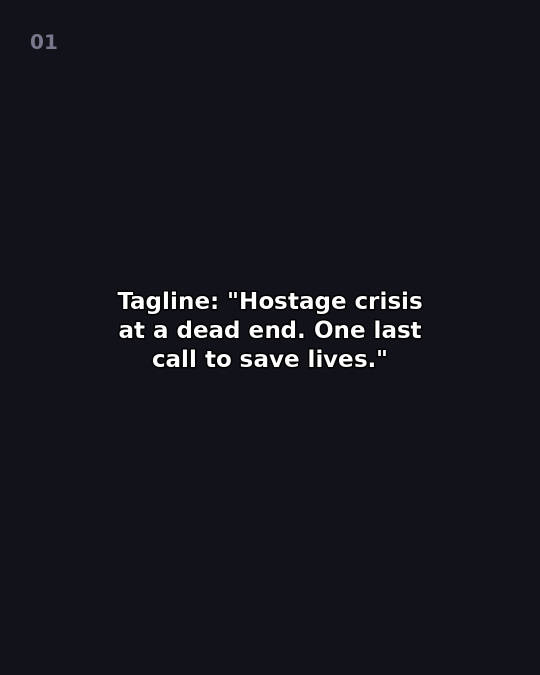
#> input picture media/carousel_2e8dfed3a4fd4a09afeee094f35c6d90_slide_2.jpg, 1080 x 1350 px (shown at 1/2 size)
$ python -i carousel_builder.py   (imports and definitions only)
#> lines starting #> are read from the running program, lines starting #| are printed output that depends on the picture
#> further down, picture is the input picture: PIL image 1080x1350 RGB; mean R, G, B 21.4, 21.4, 29.2
"""
carousel_builder.py
Generate slide carousel (gambar statis) buat Instagram carousel post.
Pakai PIL, bukan ffmpeg -- lebih ringan & cepat dari video Reels.
"""

import os
import textwrap
from io import BytesIO
import requests
from PIL import Image, ImageDraw, ImageFilter, ImageFont, ImageEnhance

WIDTH, HEIGHT = 1080, 1350  # rasio 4:5 -- rasio carousel yang disarankan Instagram
FONT_DIR = os.path.join(os.path.dirname(__file__), "fonts")
FONT_BOLD = os.path.join(FONT_DIR, "Poppins-Bold.ttf")
FONT_REGULAR = os.path.join(FONT_DIR, "Poppins-Regular.ttf")
FALLBACK_FONT = "/data/data/com.termux/files/usr/share/fonts/TTF/DejaVuSans-Bold.ttf"


# [13 lines left out: functions _load_font, _download_image, not called in this run]


def _blurred_letterbox(img):
    """Gambar utuh di tengah + background blur -- sama seperti teknik di video_builder.py."""
    bg_ratio = max(WIDTH / img.width, HEIGHT / img.height)
#> bg_ratio = 1
    bg = img.resize((int(img.width * bg_ratio) + 1, int(img.height * bg_ratio) + 1))
    left = (bg.width - WIDTH) // 2
#> left = 0
    top = (bg.height - HEIGHT) // 2
#> top = 0
    bg = bg.crop((left, top, left + WIDTH, top + HEIGHT))
#> bg: PIL image 1080x1350 RGB
    bg = bg.filter(ImageFilter.GaussianBlur(35))
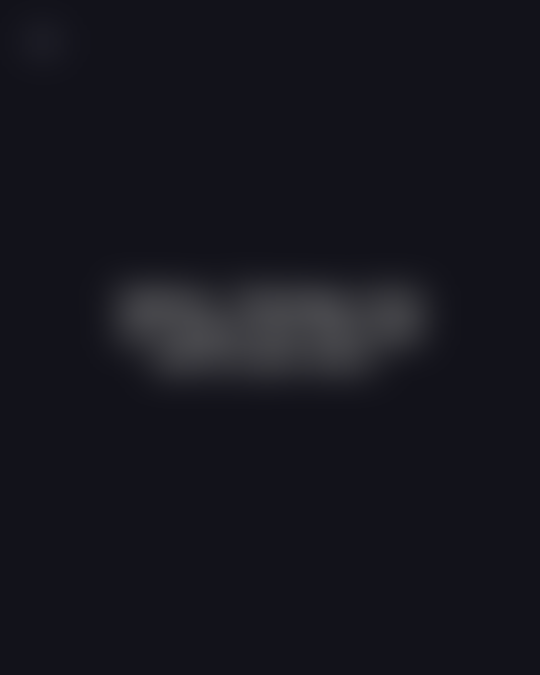
#> bg: PIL image 1080x1350 RGB (shown at 1/2 size); mean R, G, B 21.4, 21.4, 29.2
    bg = ImageEnhance.Brightness(bg).enhance(0.55)
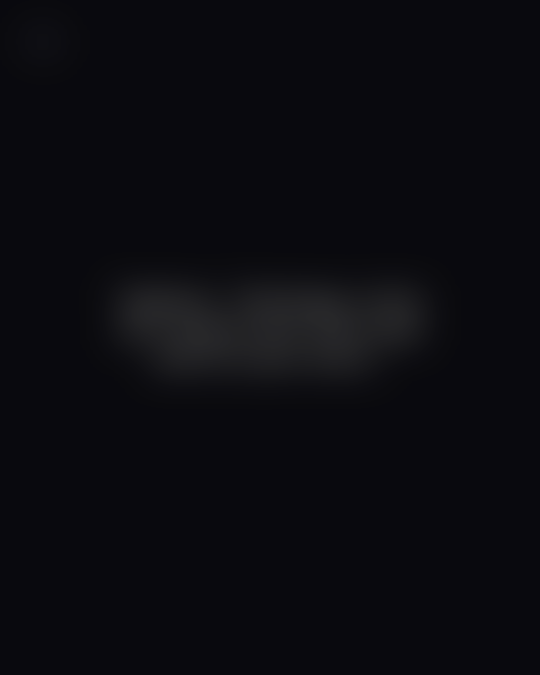
#> bg: PIL image 1080x1350 RGB (shown at 1/2 size); mean R, G, B 11, 11, 15.7

    fg_ratio = min(WIDTH / img.width, HEIGHT / img.height)
#> fg_ratio = 1
    fg = img.resize((int(img.width * fg_ratio), int(img.height * fg_ratio)))
    canvas = bg.copy()
    x = (WIDTH - fg.width) // 2
#> x = 0
    y = (HEIGHT - fg.height) // 2
#> y = 0
    canvas.paste(fg, (x, y))
    return canvas


# [52 lines left out: functions _draw_wrapped_text, _fullbleed_blur_bg, _add_gradient_overlay, _accent_badge, not called in this run]


GENRE_ACCENT_COLORS = {
    "horror": (180, 20, 20), "action": (230, 100, 20), "thriller": (150, 20, 60),
    "comedy": (240, 180, 20), "romance": (220, 60, 130), "drama": (60, 90, 200),
    "scifi": (30, 180, 200), "default": (230, 30, 60),
}


# [84 lines left out: functions build_trivia_carousel, build_list_carousel, not called in this run]


# ---------- "Movie Content Factory": carousel per-sudut, isinya ditulis manual/dibantu Claude ----------

ANGLE_ACCENT_COLORS = {
    "mystery": (150, 20, 60), "hidden_meaning": (90, 40, 160), "hidden_detail": (30, 130, 150),
    "what_would_you_do": (230, 140, 20), "character": (200, 30, 100), "ending_theory": (60, 90, 200),
    "cultural_remix": (230, 180, 20), "default": (230, 30, 60),
}


# [40 lines left out: function build_angle_carousel, not called in this run]

>>> from PIL import Image
>>> picture = Image.open('media/carousel_2e8dfed3a4fd4a09afeee094f35c6d90_slide_2.jpg')
>>> result = _blurred_letterbox(picture)
